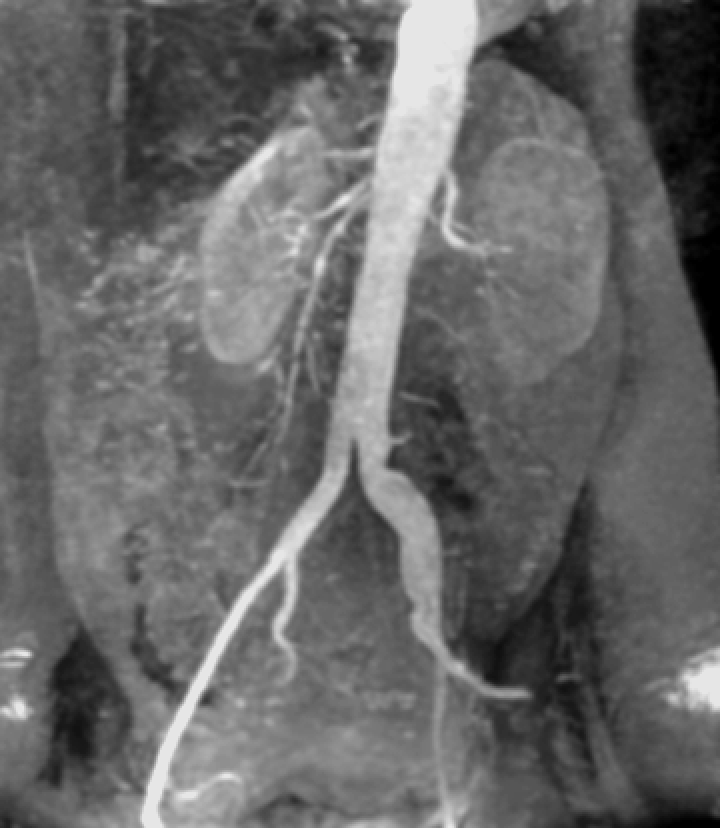
#> input picture DIP3E/Codes/Python/Chapter-3/Data/Fig0312(a)(kidney).tif, 720 x 828 px
$ jupyter execute Example3-3.ipynb   (shell and % lines are left out)
#> lines starting #> are read from the running program, lines starting #| are printed output that depends on the picture
**Examples 3.3:** Intensity-level slicing

This example includes figure 3.12.

> This code is written with python==3.7, skimage==0.14, matplotlib==2.2.3, numpy==1.15

[cell 1]
import matplotlib.pyplot as plt
from skimage.io import imread
import numpy as np

[cell 2]
# read and show original image
src_img = imread('./Data/Fig0312(a)(kidney).tif')
#> src_img is the input picture: shape (828, 720); min 0, max 230, mean 103.5

plt.figure(figsize=(5,5))
plt.imshow(src_img,'gray')
plt.title('Aortic angiogram near the kidney area')
plt.show()

[cell 3]
def demo_b(src_img, A,B, L=0,H=255):
    """set intensity of interest [A,B] to H, other pixels are set to L."""
    assert(src_img.dtype == np.dtype('uint8'))
    dest_img = np.zeros_like(src_img) + L
    dest_img[np.logical_and(A<=src_img, src_img<=B)] = H
    return dest_img

[cell 4]
def demo_c(src_img, A,B, I=0):
    """set intensity of interest [A,B] to I, other pixels are unchanged."""
#> called with A = 0, B = 150, I = 0
    assert(src_img.dtype == np.dtype('uint8'))
    dest_img = src_img.copy()
    dest_img[np.logical_and(A<=src_img, src_img<=B)] = I
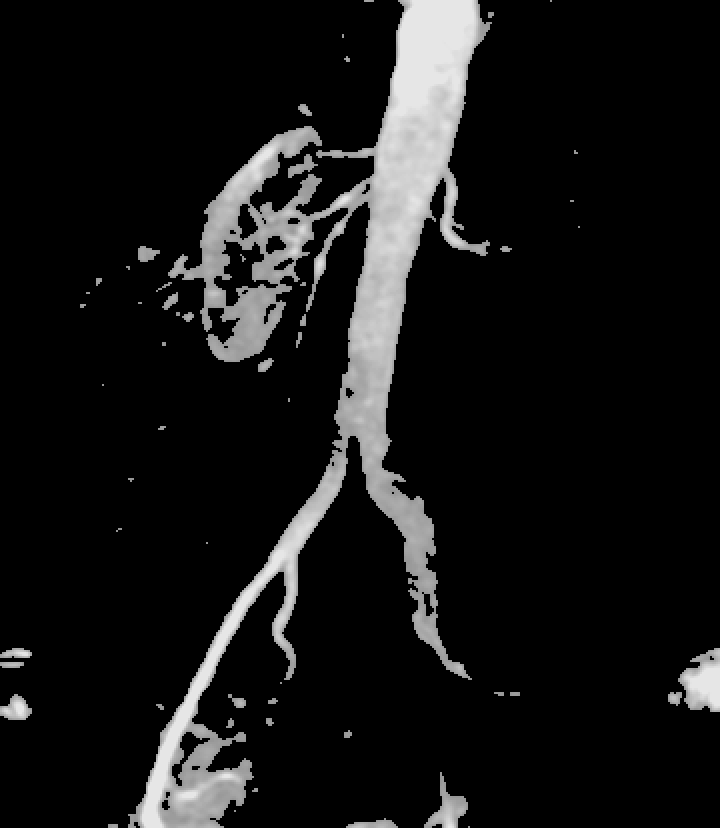
#> dest_img: shape (828, 720); min 0, max 230, mean 22.4
    return dest_img

[cell 5]
# intensity-level slicing
dest_imgs = [src_img,
             demo_b(src_img,150,255),
             demo_c(src_img,0,150)]

[cell 6]
# plot Figure 3.12
# Note: this result is not exactly the same as that on the textbook.
fig = plt.figure(figsize=(15,5))
plt.title("Figure 3.12")
plt.axis('off')
axeslist = fig.subplots(1,3)
for (i, axes) in enumerate(axeslist.ravel()):
    axes.imshow(dest_imgs[i],'gray',vmin=0,vmax=255)
    axes.set_axis_off()
plt.show()
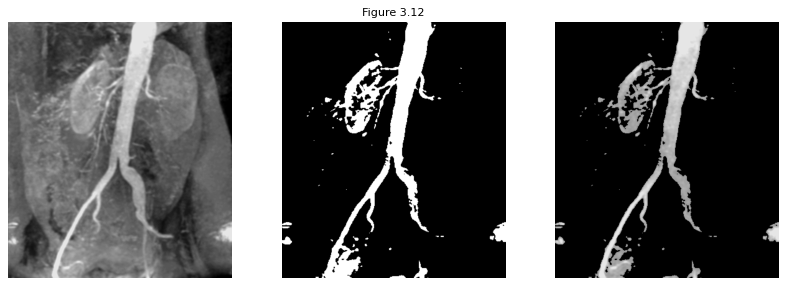
#> figure drawn by matplotlib, 3 panels
